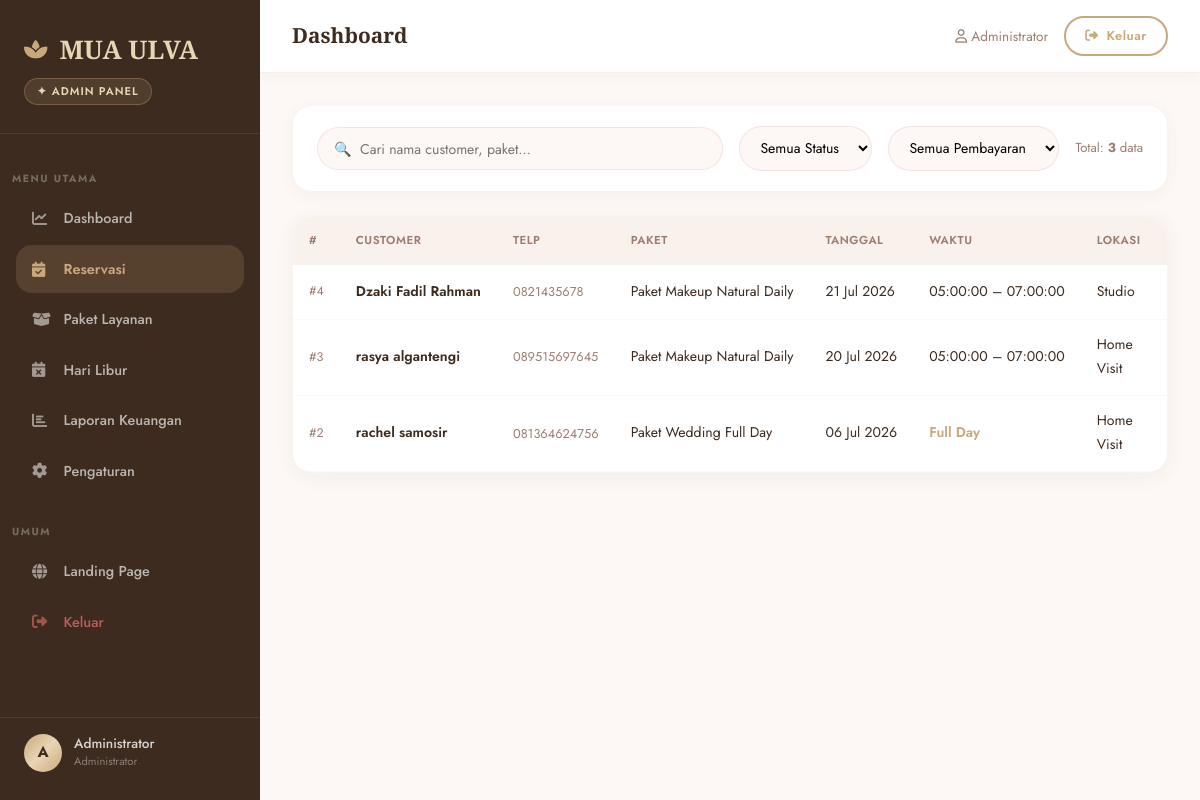
/index.php?page=admin/reservasi (signed in), run on the app's committed database.
### tables this page shows
CREATE TABLE `reservasi` (
  `id` int(11) NOT NULL,
  `user_id` int(11) NOT NULL,
  `paket_id` int(11) NOT NULL,
  `jadwal_id` int(11) DEFAULT NULL,
  `tanggal_reservasi` date NOT NULL,
  `status` enum('pending','dikonfirmasi','selesai','batal') DEFAULT 'pending',
  `status_pembayaran` enum('belum','dp','lunas') DEFAULT 'belum',
  `total_harga` decimal(10,2) NOT NULL,
  `dp_dibayar` decimal(10,2) DEFAULT 0.00,
  `total_dp` decimal(10,2) DEFAULT 0.00,
  `bukti_pembayaran` varchar(255) DEFAULT NULL,
  `jenis_lokasi` enum('studio','customer') DEFAULT 'studio',
  `catatan` text DEFAULT NULL,
  `keterangan` text DEFAULT NULL,
  `created_at` timestamp NOT NULL DEFAULT current_timestamp(),
  `jam_mulai` time DEFAULT NULL,
  `jam_selesai` time DEFAULT NULL,
  `is_full_day` tinyint(1) DEFAULT 0,
  `alamat_customer` text DEFAULT NULL,
  `whatsapp_sent` tinyint(1) DEFAULT 0
);

CREATE TABLE `users` (
  `id` int(11) NOT NULL,
  `username` varchar(50) NOT NULL,
  `password` varchar(255) NOT NULL,
  `nama` varchar(100) NOT NULL,
  `email` varchar(100) NOT NULL,
  `no_hp` varchar(20) DEFAULT NULL,
  `role` enum('admin','customer') DEFAULT 'customer',
  `created_at` timestamp NOT NULL DEFAULT current_timestamp()
);

CREATE TABLE `paket` (
  `id` int(11) NOT NULL,
  `nama_paket` varchar(100) NOT NULL,
  `deskripsi` text DEFAULT NULL,
  `harga` decimal(10,2) NOT NULL,
  `durasi_jam` int(11) DEFAULT 1,
  `created_at` timestamp NOT NULL DEFAULT current_timestamp(),
  `kategori` enum('regular','wedding') DEFAULT 'regular',
  `dp_persen` int(11) DEFAULT 30,
  `is_aktif` tinyint(1) DEFAULT 1
);

### controllers/ReservasiController.php (called while the page is built, shortened)
<?php
require_once __DIR__ . '/../models/ReservasiModel.php';
class ReservasiController extends Controller {
    public function indexAdmin() {
        $reservasiModel = new ReservasiModel();
        $reservasi      = $reservasiModel->getAllWithDetails();
        $stats          = $reservasiModel->getStats();
        $this->view('admin/reservasi/index', [
            'reservasi' => $reservasi,
            'stats'     => $stats,
        ]);
    }
}
?>

### core/Model.php (called while the page is built, shortened)
<?php
require_once __DIR__ . '/../config/database.php';
class Model {
    public function __construct() {
        global $conn;
        $this->db = $conn;
    }
}
?>

### models/ReservasiModel.php (called while the page is built, shortened)
<?php
require_once __DIR__ . '/../core/Model.php';
class ReservasiModel extends Model {
    public function getAllWithDetails() {
        $sql = "SELECT r.*, u.nama AS customer_nama, u.username, u.email, u.no_hp,
                p.nama_paket, p.kategori
                FROM reservasi r
                JOIN users u ON r.user_id = u.id
                JOIN paket p ON r.paket_id = p.id
                ORDER BY r.created_at DESC";
        $result = $this->db->query($sql);
        return $result ? $result->fetch_all(MYSQLI_ASSOC) : [];
    }
}
?>

### views/admin/reservasi/index.php (the view, shortened to what this page needs)
<?php
$reservasi = $reservasi ?? [];
?>
<div style="background:#fff;border-radius:20px;padding:1.25rem 1.5rem;border:1px solid rgba(232,196,196,0.2);box-shadow:0 4px 15px rgba(107,76,59,0.05);margin-bottom:1.5rem;">
    <div style="display:flex;gap:1rem;align-items:center;flex-wrap:wrap;">
        <input type="text" id="searchInput" placeholder="🔍  Cari nama customer, paket..." oninput="filterTable()" style="flex:1;min-width:200px;padding:0.65rem 1rem;border-radius:50px;border:1.5px solid rgba(232,196,196,0.4);background:var(--clr-cream);font-family:var(--font-body);font-size:0.88rem;outline:none;transition:border 0.2s;" onfocus="this.style.borderColor='var(--clr-gold)'" onblur="this.style.borderColor='rgba(232,196,196,0.4)'">
        <select id="filterStatus" onchange="filterTable()" style="padding:0.65rem 1rem;border-radius:50px;border:1.5px solid rgba(232,196,196,0.4);background:var(--clr-cream);font-family:var(--font-body);font-size:0.88rem;outline:none;cursor:pointer;">
            <option value="">Semua Status</option>
        </select>
        <select id="filterBayar" onchange="filterTable()" style="padding:0.65rem 1rem;border-radius:50px;border:1.5px solid rgba(232,196,196,0.4);background:var(--clr-cream);font-family:var(--font-body);font-size:0.88rem;outline:none;cursor:pointer;">
            <option value="">Semua Pembayaran</option>
        </select>
        <div style="font-size:0.82rem;color:var(--clr-muted);white-space:nowrap;">
            Total: <strong><?= count($reservasi) ?></strong> data
        </div>
    </div>
</div>
<div style="background:#fff;border-radius:20px;border:1px solid rgba(232,196,196,0.2);box-shadow:0 4px 20px rgba(107,76,59,0.06);overflow:hidden;">
    <div style="overflow-x:auto;">
        <table id="reservasiTable" style="width:100%;border-collapse:collapse;font-size:0.88rem;">
            <thead>
                <tr style="background:var(--clr-cream-2);">
                    <?php foreach (['#','Customer','Telp','Paket','Tanggal','Waktu','Lokasi','Status','Pembayaran','Total Harga','DP','Aksi'] as $h): ?>
                    <th style="padding:0.9rem 1rem;text-align:left;font-size:0.72rem;font-weight:600;color:var(--clr-muted);letter-spacing:0.5px;text-transform:uppercase;white-space:nowrap;"><?= $h ?></th>
                    <?php endforeach; ?>
                </tr>
            </thead>
            <tbody id="reservasiBody">
                <?php foreach ($reservasi as $res):
                    $tgl_str = !empty($res['tanggal_reservasi']) && $res['tanggal_reservasi'] !== '0000-00-00' ? $res['tanggal_reservasi'] : null;
                    $tgl = $tgl_str ? new DateTime($tgl_str) : null;
                    $status = $res['status'] ?? 'pending';
                    $statusBayar = $res['status_pembayaran'] ?? 'belum';
                    $hp = $res['no_hp'] ?? $res['customer_hp'] ?? '-';
                ?>
                <tr class="res-row"
                    data-status="<?= $status ?>"
                    data-bayar="<?= $statusBayar ?>"
                    data-search="<?= strtolower(($res['customer_nama']??'').' '.($res['nama_paket']??'').' '.($hp)) ?>"
                    style="border-bottom:1px solid rgba(232,196,196,0.12);transition:background 0.2s;"
                    onmouseover="this.style.background='rgba(253,248,245,0.8)'"
                    onmouseout="this.style.background=''">
                    <td style="padding:0.85rem 1rem;color:var(--clr-muted);font-size:0.78rem;">#<?= $res['id'] ?? 0 ?></td>
                    <td style="padding:0.85rem 1rem;font-weight:600;white-space:nowrap;"><?= htmlspecialchars($res['customer_nama'] ?? '-') ?></td>
                    <td style="padding:0.85rem 1rem;font-size:0.8rem;color:var(--clr-muted);"><?= htmlspecialchars($hp) ?></td>
                    <td style="padding:0.85rem 1rem;white-space:nowrap;"><?= htmlspecialchars($res['nama_paket'] ?? '-') ?></td>
                    <td style="padding:0.85rem 1rem;white-space:nowrap;"><?= $tgl ? $tgl->format('d M Y') : '-' ?></td>
                    <td style="padding:0.85rem 1rem;white-space:nowrap;"><?= !empty($res['is_full_day']) ? '<span style="color:var(--clr-gold);font-weight:600;">Full Day</span>' : (($res['jam_mulai']??'-') . ' – ' . ($res['jam_selesai']??'-')) ?></td>
                    <td style="padding:0.85rem 1rem;"><?= $res['jenis_lokasi'] === 'studio' ? 'Studio' : 'Home Visit' ?></td>
                    <td style="padding:0.85rem 1rem;">
                    </td>
                </tr>
                <?php endforeach; ?>
            </tbody>
        </table>
    </div>
</div>

### public/css/style.css (style rules this page uses)
:root { --clr-cream: #FDF8F5; --clr-cream-2: #F9F1EC; --clr-rose: #E8C4C4; --clr-rose-dark: #C9A0A0; --clr-rose-deeper: #A87070; --clr-gold: #C9A87C; --clr-gold-light: #E8D5B5; --clr-brown: #6B4C3B; --clr-brown-deep: #3D2B1F; --clr-dark: #1A0F0A; --clr-white: #FFFFFF; --clr-muted: #9C7E70; --clr-success: #6DBE8F; --clr-warning: #E8C66E; --clr-danger: #E87070; --clr-info: #7AB3D4; --grad-hero: linear-gradient(135deg, #FDF0EC 0%, #F5E6E0 50%, #EDD5CC 100%); --grad-gold: linear-gradient(135deg, #C9A87C, #E8D5B5, #C9A87C); --grad-rose: linear-gradient(135deg, #E8C4C4, #C9A0A0); --grad-dark: linear-gradient(135deg, #3D2B1F, #6B4C3B); --grad-card: linear-gradient(145deg, #FFFFFF, #FDF8F5); --font-display: 'Cormorant Garamond', Georgia, serif; --font-body: 'Jost', system-ui, sans-serif; --space-xs: 0.5rem; --space-sm: 1rem; --space-md: 1.5rem; --space-lg: 2.5rem; --space-xl: 4rem; --space-2xl: 6rem; --r-sm: 8px; --r-md: 16px; --r-lg: 24px; --r-xl: 40px; --r-pill: 9999px; --shadow-sm: 0 2px 8px rgba(107, 76, 59, 0.08); --shadow-md: 0 8px 30px rgba(107, 76, 59, 0.12); --shadow-lg: 0 20px 60px rgba(107, 76, 59, 0.15); --shadow-gold: 0 8px 30px rgba(201, 168, 124, 0.35); --shadow-rose: 0 8px 30px rgba(232, 196, 196, 0.45); --ease: cubic-bezier(0.25, 0.46, 0.45, 0.94); --ease-bounce: cubic-bezier(0.34, 1.56, 0.64, 1); --dur-fast: 0.2s; --dur-med: 0.4s; --dur-slow: 0.7s; }
*, *::before, *::after { box-sizing: border-box; margin: 0; padding: 0; }
html { scroll-behavior: smooth; font-size: 16px; }
body { font-family: var(--font-body); background-color: var(--clr-cream); color: var(--clr-brown-deep); line-height: 1.7; overflow-x: hidden; -webkit-font-smoothing: antialiased; }

### data on the page
reservasi: id "4", user.nama "Dzaki Fadil Rahman", user.no_hp "0821435678", paket.nama_paket "Paket Makeup Natural Daily", tanggal_reservasi "21 Jul 2026", jam_mulai "05:00:00", jam_selesai "07:00:00", jenis_lokasi "Studio"
reservasi: id "3", user.nama "rasya algantengi", user.no_hp "089515697645", paket.nama_paket "Paket Makeup Natural Daily", tanggal_reservasi "20 Jul 2026", jam_mulai "05:00:00", jam_selesai "07:00:00", jenis_lokasi "Home Visit"
reservasi: id "2", user.nama "rachel samosir", user.no_hp "081364624756", paket.nama_paket "Paket Wedding Full Day", tanggal_reservasi "06 Jul 2026", is_full_day "Full Day", jenis_lokasi "Home Visit"

### other printed values
$link['label'] "Dashboard"
$link['label'] "Reservasi"
$link['label'] "Paket Layanan"
$link['label'] "Hari Libur"
$link['label'] "Laporan Keuangan"
$link['label'] "Pengaturan"
$avatar "A"
$nama "Administrator"
count($reservasi) "3"
$h "#"
$h "CUSTOMER"
$h "TELP"
$h "PAKET"
$h "TANGGAL"
$h "WAKTU"
